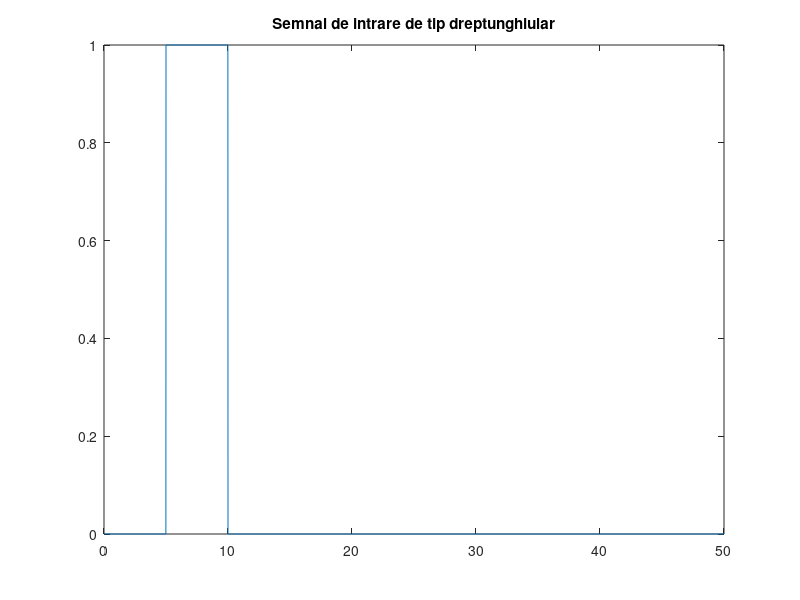

MATLAB code for this plot: (Note: this script raises an error after producing the figure.)
%% Functia de pondere h(t) si functia de trasnfer H(s)

% Am facut aceste calcule cu toate ca nu era necesar, ma asteptam sa fie
% nevoie de ele, dar aparent nu a fost.

%Aplicam LaPlace pe functia pondere h(t)
%Obtinem H(s) = 100 / (3s + 1)

h = @(t) 100/3 * ( exp(-t/3) );
t = 0 : 0.01: 50;

%num = [100];
%den = [3 1];

%H = tf(num, den);

% PENTRU SUBPLOT AM FACUT MODIFICARI IN ts_continous_conv! 
% ATENTIE! Am facut o mica modificare in functia ts_continous_conv pentru 
% a putea grupa graficele. Am comentat linia ce contine figure. ( Acest
% comentariu l-am scris si in functia respectiva dar l-am mentionat si aici
% pentru cazul in care corectorul foloseste functia de pe moodle!

%% Primul task

% Generarea semnalului de tip dreptunghiular

v1 = (t - 5 >= 0) * 1;
v2 = (t - 10 >= 0) * 1;

rect = v1 - v2;
plot(t, rect);
title("Semnal de intrare de tip dreptunghiular");


%% Al doilea task

% Generarea semnalului de tip triunghiular
syms x
fplot(triangularPulse(x), [-2 2])
title("Semnal de intrare de tip triunghiular");


%% Al treilea task

%%Part 1 - Calculul pentru u1(t)

% Definim functia
u1 = @(t) sin ( 100 * t );

% Generam setul de date de intrare pentru u1 si h
input1 = u1(t);
h1 = h(t);

% Apelul functiei + generare grafic
y1 = ts_continous_conv(input1, h1, t);
xlabel("Timp(s)");
ylabel("Viteza(km/h)");
title("Raspunsul y1(t) la intrarea u1(t) = sin(100t)");


%% Part 2

% Definim functia
u2 = @(t) (t >= 0 ) * 1;

% Generam setul de date de intrare pentru u2 si h
input2 = u2(t);
h2 = h(t);

% Apelul functiei + generare grafic
y2 = ts_continous_conv(input2, h2, t);
xlabel("Timp(s)");
ylabel("Viteza(km/h)");
title("Raspunsul y2(t) la intrarea u2(t) = 1(t)");

% Mobilul ajunge la viteza de 100 km/h in aproximativ ~19.1 secunde, iar 
% la viteza absolut maxima de 100.2 km/h in aproximativ ~26.13 secunde.
% Am vrut sa mentionez ambele durate de timp deoarece diferenta este foarte
% mica in ceea ce priveste viteza, dar durata creste semnificativ pentru o
% crestere aproape irelevanta.

%% Studiem mobilul pentru accelaratia de 50%

% Datele de intrare
h2_1 = h(t);
input2_1 = input2 / 2;

% Apelul functiei + generare grafic
y2_1 = ts_continous_conv(input2_1, h2_1, t);
xlabel("Timp(s)");
ylabel("Viteza(km/h)");
title("Raspunsul y2_1(t) la intrarea u2_1(t) = 50% din acceleratie");

% Folosind doar 50% din acceleratie, vehiculul va avea o viteza maxima
% injumatatia, dar timpul in care va atinge acel 50% din viteza maxina
% ramane aproape neschimbata, adica ~19.1 secunde pentru viteza de 50 km/h 
% si ~26.13 secunde pentru viteza de 50.08.

%% Task 4

% Setul de date de intrare
u3 = u1(t) + u2(t);
h3 = h(t);

% Generarea graficelor -- folosim subplot sa grupam graficele sub forma de
% matrice de 2x3 - prima linie o reprezinta intrarile, a 2-a raspunsurile

% Semnal de intrare u1 = sin (100t)
subplot(2,3,1);
plot(t, input1);
title("Semnal de intrare de tip u1(t) = sin(100t)");

% Semnal de intrare u2(t) = 1 (t)
subplot(2,3,2);
plot(t, input2);
title("Semnal de intrare de tip u2(t) = 1 (t)");

% Semnal de intrare u3(t) = u1(t) + u2(t)
subplot(2,3,3);
plot(t, u3);
title("Semnal de intrare u3(t) = u1(t) + u2(t)");

% Raspunsul y1(t) la intrarea u1(t) = sin(100t)
subplot(2,3,4);
y1 = ts_continous_conv(input1, h1, t);
xlabel("Timp(s)");
ylabel("Viteza(km/h)");
title("Raspunsul y1(t) la intrarea u1(t) = sin(100t)");

% Raspunsul y2(t) la intrarea u2(t) = 1(t)
subplot(2,3,5);
y2 = ts_continous_conv(input2, h2, t);
xlabel("Timp(s)");
ylabel("Viteza(km/h)");
title("Raspunsul y2(t) la intrarea u2(t) = 1(t)");

% Raspunsul y3(t) la intrarea u3(t) = u1(t) + u2(t)
subplot(2,3,6);
y3 = ts_continous_conv(u3, h3, t);
xlabel("Timp(s)");
ylabel("Viteza(km/h)");
title("Raspunsul y3(t) la intrarea u3(t) = u1(t) + u2(t)");


% Verificam caracterul liniar al sistemului (atat matematic cat si din grafic)

% Verificarea matematica

y3_ref = y1 + y2;

ok = 0;
if ( abs(y3 - y3_ref) < 1e-10)
    ok = 1;
end

% RASPUNS:

% Observam ca ok este egal cu 1. folosim 10^(-10) in loc de == 0 pentru ca
% lucram cu numere double ce nu vor niciodata cu precizie 0, ci o valoare
% foarte mica

% Din moment ce ok este egal cu 1, inseamna ca sistemul are caracter liniar
% Verificand conditia:
% u3(t) = a * u1(t) + b * u2(t) => y3(t) = a * y1(t) + b * y2(t); unde
% y1(t) este raspunsul la u1(t) iar y2(t) este raspunsul la u2(t).

% Acest lucru este putin greu de observat doar din grafic, dar se poate
% observa aceea deplasare in cazul lui u3 fata de u1, adaugata practic de
% u2 ( trebuie folosit zoom ), iar pe y3 fata de y2 se observa ( la zoom )
% ca y3 nu mai este o dreapta fina, ci are acel aspect asemanator unei
% sinusoide in urcare


%% Task 5

% Generam intrarile pentru u4(t)
u4 = @(t) (t - 3 >= 0 ) * 1;
h4 = h(t);
input4 = u4(t);

% Generarea graficelor -- grupam graficele sub forma de matrice de 2x2, unde
% prima coloana sunt intrarile, iar a 2-a coloana sunt raspunsurile


% Semnalul de intrare u4(t)
subplot(2,2,1);
plot(t, input4);
title("Semnal de intrare de tip u4(t) = 1 * ( t - 3)");

% Raspunsul y4(t) la intrarea u4(t) = 1 * (t - 3)
subplot(2,2,2);
y4 = ts_continous_conv(input4, h4, t);
xlabel("Timp(s)");
ylabel("Viteza(km/h)");
title("Raspunsul y4(t) la intrarea u4(t) = 1 * (t - 3)");

% Semnalul de intrare u2(t) = 1 (t)
subplot(2,2,3);
plot(t, input2);
title("Semnal de intrare de tip u2(t) = 1 (t)");

% Raspunsul y2(t) la intrarea u2(t) = 1(t)
subplot(2,2,4);
plot(t, y2);
xlabel("Timp(s)");
ylabel("Viteza(km/h)");
title("Raspunsul y2(t) la intrarea u2(t) = 1(t)");

% RASPUNS:

% Din grafice se poate observa ca singura diferenta cauzata de semnalul
% de tip treapta intarziata u4 este o intarziere de aceeasi valoarea in
% raspunsul y4. Asadar modelul automobilului reactioneaza la fel indiferent
% de intarzierea semnalului, avand un caracter invariant în timp.
